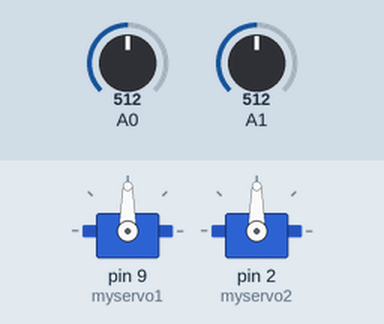
The sketch below on a simulated Arduino Uno, built with avr-gcc and run on an emulated ATmega328P. Parts: 2 × servo. Inputs (shaded band) come from the test bench; at power-on: A0 = 512, A1 = 512.

Above: at 1.2 s.
1.3 s: A0 set to 716
At 1.7 s:
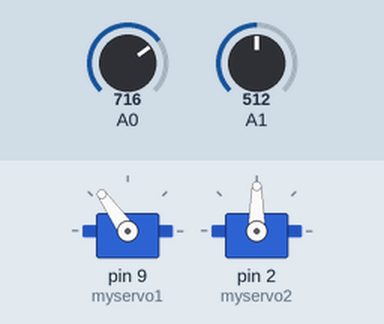
2.8 s: A1 set to 716
At 3.9 s:
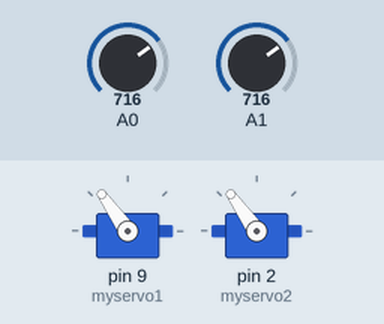
4.3 s: A0 set to 900
At 4.9 s:
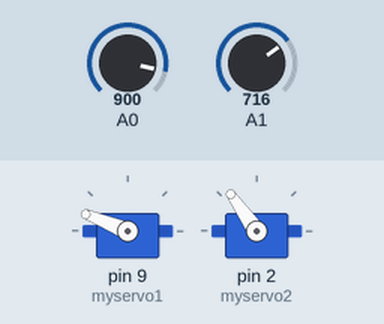
5.8 s: A1 set to 900
At 6.3 s:
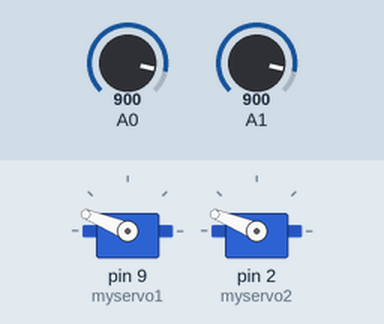
7.3 s: A0 set to 1023
At 8.5 s:
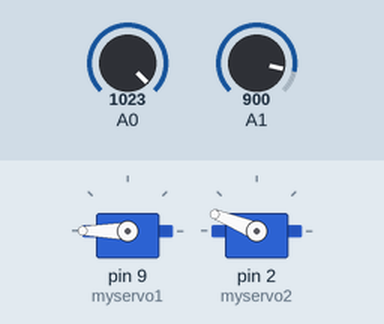
8.8 s: A1 set to 1023
At 9.6 s:
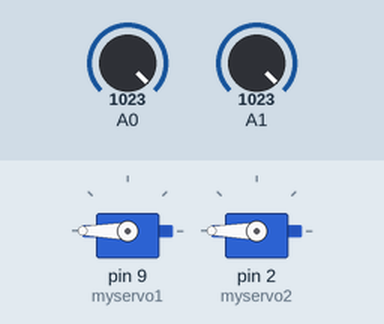
Timing chart, 0 to 11.3 s (numbered marks = the images above; inputs shaded):
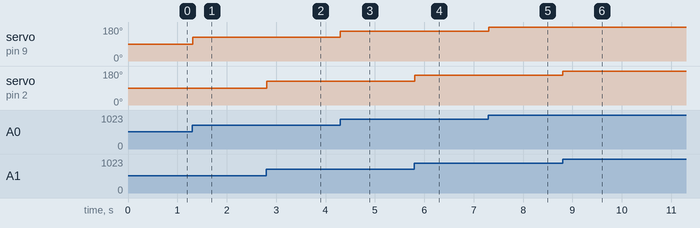

The sketch:

2Servos_2Pot.ino
```cpp
#include <Servo.h>
Servo myservo1;
Servo myservo2;
int valor1, valor2, pos1, pos2;
void setup() {
  myservo1.attach(9);
  myservo2.attach(2);
}
void loop() {
  valor1 = analogRead(A0);
  valor2 = analogRead(A1);
  pos1 = map(valor1, 0, 1023, 0, 180);
  pos2 = map(valor2, 0, 1023, 0, 180);
  myservo1.write(pos1);
  myservo2.write(pos2);
  delay(10);
}
```

Measured:
- after the input at 1.3 s, servo on pin 9 (myservo1): 90° → 125° at once
- after the input at 2.8 s, servo on pin 2 (myservo2): 90° → 125° at once
- after the input at 4.3 s, servo on pin 9 (myservo1): 125° → 158° at once
- after the input at 5.8 s, servo on pin 2 (myservo2): 125° → 158° at once
- after the input at 7.3 s, servo on pin 9 (myservo1): 158° → 180° at once
- after the input at 8.8 s, servo on pin 2 (myservo2): 158° → 180° at once
